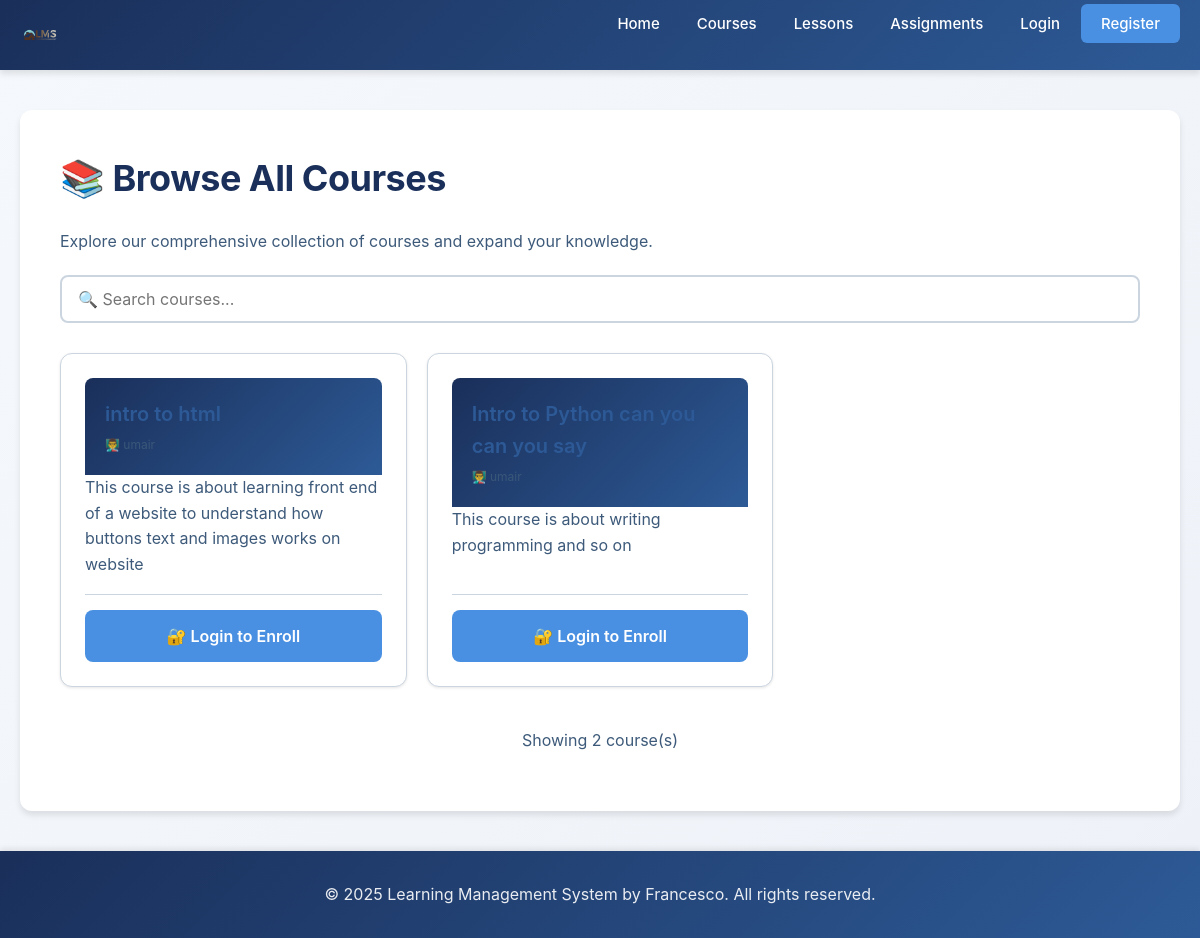
/course, run on an earlier commit of the app's database.
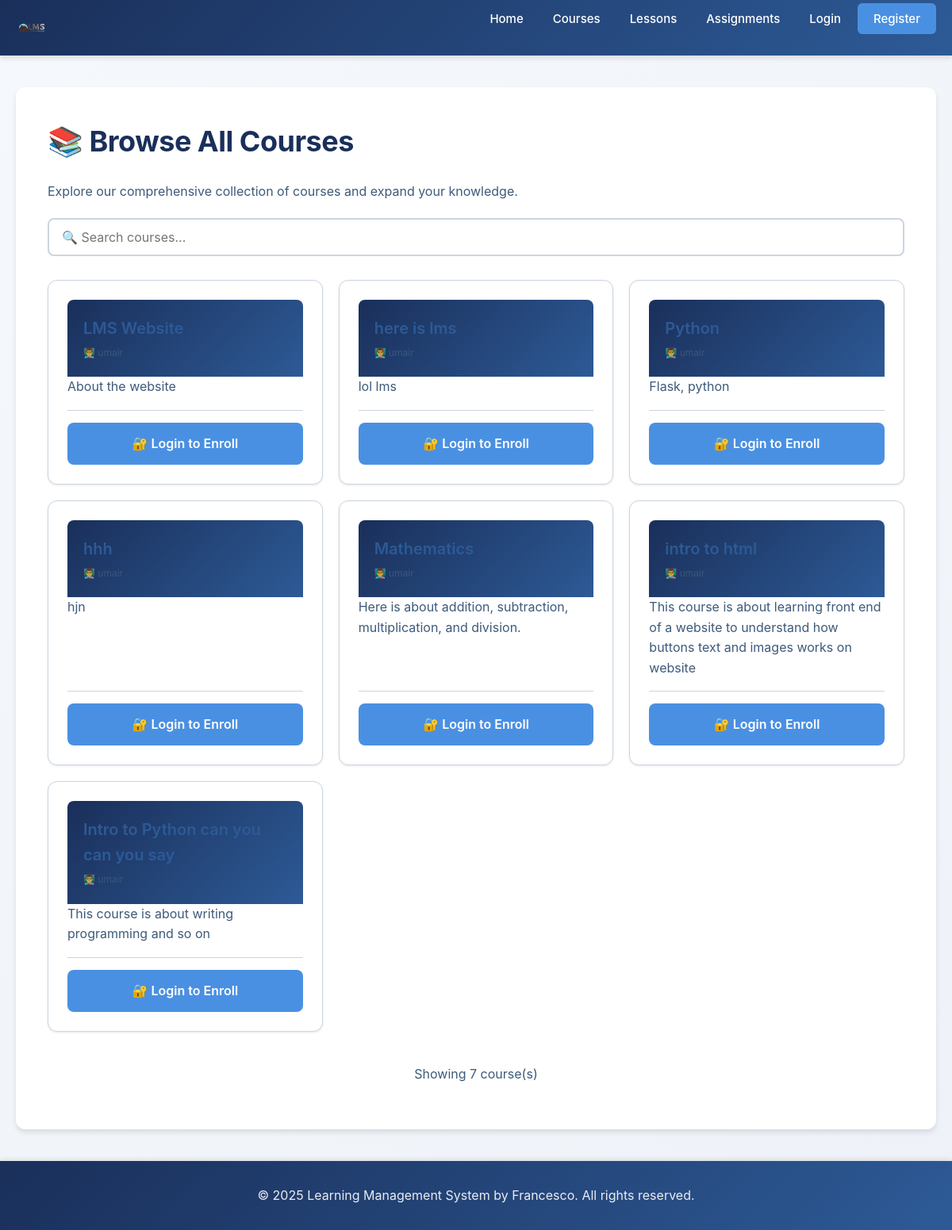
And on a later commit of the database.
### tables this page shows
CREATE TABLE courses (
            -- Unique identifier for each course
            id INTEGER PRIMARY KEY AUTOINCREMENT,
            -- Unique course ID number
            course_id INTEGER,
            -- Course title (must be unique)
            title TEXT NOT NULL UNIQUE,
            -- Description of what the course covers
            description TEXT,
            -- ID of the teacher who created this course
            teacher_id INTEGER,
            -- Timestamp when course was created
            created_at TIMESTAMP DEFAULT CURRENT_TIMESTAMP, course_type TEXT DEFAULT 'Self-Paced', duration TEXT DEFAULT 'Flexible', level TEXT DEFAULT 'Beginner',
            -- Foreign key linking to the teacher user
            FOREIGN KEY (teacher_id) REFERENCES users(id)
        );

CREATE TABLE users (
            -- Unique identifier for each user (auto-incrementing primary key)
            id INTEGER PRIMARY KEY AUTOINCREMENT,
            -- Username must be unique (no two users can have same username)
            username TEXT NOT NULL UNIQUE,
            -- Email must be unique (no two users can have same email)
            email TEXT NOT NULL UNIQUE,
            -- Password stored as hashed string (never plain text)
            password TEXT NOT NULL,
            -- Full name of the user
            full_name TEXT NOT NULL,
            -- User role: either 'student' or 'teacher'
            role TEXT NOT NULL DEFAULT 'student',
            -- Timestamp when account was created (automatic)
            created_at TIMESTAMP DEFAULT CURRENT_TIMESTAMP,
            -- Timestamp of last login
            last_login TIMESTAMP
        );

### app.py (the view, shortened to what this page needs)
@app.route("/course")
def course():
    enrolled_courses = []
    all_courses = []
    user_id = session.get('user_id')
    user_role = session.get('role')
    conn = None
    try:
        conn = get_db_connection()
        cursor = conn.cursor()
        cursor.execute("""
            SELECT c.id, c.title, c.description, c.course_id, u.full_name as teacher_name
            FROM courses c
            LEFT JOIN users u ON c.teacher_id = u.id
            ORDER BY c.id DESC
        """)
        all_courses = cursor.fetchall()
    except sqlite3.OperationalError:
        pass
    finally:
        if conn:
            conn.close()
    return render_template('course.html',
                         all_courses=all_courses,
                         enrolled_courses=enrolled_courses,
                         is_logged_in=user_id is not None,
                         is_student=user_role == 'student')

### templates/course.html (shortened to what this page needs)
{% extends 'base.html' %}
{% block content %}
    {% if is_student and enrolled_courses %}
        <h1>📚 Your Enrolled Courses</h1>
        <p>Continue your learning journey with the courses you're already taking.</p>
        <div style="margin: 20px 0; display: flex; gap: 10px;">
            <button id="enrolledTab" class="btn btn-primary" style="cursor: pointer;">✓ Enrolled Courses ({{ enrolled_courses | length }})</button>
            <button id="allTab" class="btn btn-secondary" style="cursor: pointer;">📖 All Courses</button>
        </div>
        <div id="enrolledSection">
            <div style="display: grid; grid-template-columns: repeat(auto-fill, minmax(300px, 1fr)); gap: 20px; margin-top: 30px;">
                {% for course in enrolled_courses %}
                    <div class="card" style="display: flex; flex-direction: column; border-left: 5px solid var(--accent-blue);">
                        <div style="background: linear-gradient(135deg, var(--primary-navy), var(--primary-blue)); padding: 20px; color: white; border-radius: 8px 8px 0 0;">
                            <h3 style="margin: 0; font-size: 20px;">{{ course.title }}</h3>
                            <p style="margin: 5px 0 0 0; font-size: 12px; opacity: 0.9;">👨‍🏫 {{ course.teacher_name or 'Instructor' }}</p>
                        </div>
                        <div class="card-body" style="flex: 1; display: flex; flex-direction: column;">
                            <p style="color: var(--medium-text); line-height: 1.6;">{{ course.description or 'No description available.' }}</p>
                            <div style="margin: 15px 0; padding: 15px; background: var(--bg-light); border-radius: 6px;">
                                <small style="color: var(--medium-text);">📊 Progress: {{ course.progress or 0 }}%</small>
                                <div style="background: #ddd; border-radius: 4px; height: 8px; margin-top: 8px; overflow: hidden;">
                                    <div style="background: var(--accent-blue); height: 100%; transition: width 0.3s; --progress: {{ course.progress or 0 }}%; width: calc(var(--progress));"></div>
                                </div>
                            </div>
                            <p class="text-muted"><small>Enrolled: {{ course.enrolled_at or 'Recently' }}</small></p>
                            <div style="display: flex; gap: 10px; margin-top: auto; padding-top: 15px; border-top: 1px solid var(--border-color);">
                                <a href="{{ url_for('learn_course', course_id=course.id) }}" class="btn btn-primary" style="flex: 1; text-align: center;">
                                    📚 Continue Learning
                                </a>
                                <a href="{{ url_for('course') }}#allTab" class="btn btn-secondary" style="flex: 1; text-align: center;">
                                    📖 More Courses
                                </a>
                            </div>
                        </div>
                    </div>
                {% endfor %}
            </div>
        </div>
        <div id="allSection" style="display: none;">
            <h2 style="margin-top: 30px;">📖 All Available Courses</h2>
            <p>Expand your skills by enrolling in additional courses.</p>
            <div style="margin: 20px 0;">
                <input type="text" class="searchInput" placeholder="🔍 Search courses..." style="width: 100%; padding: 12px 16px; border: 2px solid var(--border-color); border-radius: 8px; font-size: 16px;">
            </div>
            <div style="display: grid; grid-template-columns: repeat(auto-fill, minmax(300px, 1fr)); gap: 20px; margin-top: 30px;">
                {% for course in all_courses %}
                    <div class="card course-card" style="display: flex; flex-direction: column;">
                        <div style="background: linear-gradient(135deg, var(--primary-navy), var(--primary-blue)); padding: 20px; color: white; border-radius: 8px 8px 0 0;">
                            <h3 style="margin: 0; font-size: 20px;">{{ course.title }}</h3>
                            <p style="margin: 5px 0 0 0; font-size: 12px; opacity: 0.9;">👨‍🏫 {{ course.teacher_name or 'Instructor' }}</p>
                        </div>
                        <div class="card-body" style="flex: 1; display: flex; flex-direction: column;">
                            <p style="color: var(--medium-text); line-height: 1.6;">{{ course.description or 'No description available.' }}</p>
                            <div style="margin-top: auto; padding-top: 15px; border-top: 1px solid var(--border-color);">
                                <div style="display: flex; gap: 10px;">
                                    <a href="{{ url_for('enroll_course', course_id=course.id) }}" class="btn btn-primary" style="flex: 1; text-align: center;">
                                        ➕ Enroll Now
                                    </a>
                                </div>
                            </div>
                        </div>
                    </div>
                {% endfor %}
            </div>
        </div>
    {% else %}
        <h1>📚 Browse All Courses</h1>
        <p>Explore our comprehensive collection of courses and expand your knowledge.</p>
        <div style="margin: 20px 0;">
            <input type="text" id="searchInput" placeholder="🔍 Search courses..." style="width: 100%; padding: 12px 16px; border: 2px solid var(--border-color); border-radius: 8px; font-size: 16px;">
        </div>
        {% if all_courses %}
            <div style="display: grid; grid-template-columns: repeat(auto-fill, minmax(300px, 1fr)); gap: 20px; margin-top: 30px;">
                {% for course in all_courses %}
                    <div class="card course-card" style="display: flex; flex-direction: column;">
                        <div style="background: linear-gradient(135deg, var(--primary-navy), var(--primary-blue)); padding: 20px; color: white; border-radius: 8px 8px 0 0;">
                            <h3 style="margin: 0; font-size: 20px;">{{ course.title }}</h3>
                            <p style="margin: 5px 0 0 0; font-size: 12px; opacity: 0.9;">👨‍🏫 {{ course.teacher_name or 'Instructor' }}</p>
                        </div>
                        <div class="card-body" style="flex: 1; display: flex; flex-direction: column;">
                            <p style="color: var(--medium-text); line-height: 1.6;">{{ course.description or 'No description available for this course.' }}</p>
                            <div style="margin-top: auto; padding-top: 15px; border-top: 1px solid var(--border-color);">
                                <div style="display: flex; gap: 10px;">
                                    {% if is_logged_in and is_student %}
                                        <a href="{{ url_for('enroll_course', course_id=course.id) }}" class="btn btn-primary" style="flex: 1; text-align: center;">
                                            ➕ Enroll Now
                                        </a>
                                    {% else %}
                                        <a href="{{ url_for('login') }}" class="btn btn-primary" style="flex: 1; text-align: center;">
                                            🔐 Login to Enroll
                                        </a>
                                    {% endif %}
                                </div>
                            </div>
                        </div>
                    </div>
                {% endfor %}
            </div>
            <div style="margin-top: 40px; text-align: center; color: var(--light-text);">
                <p>Showing {{ all_courses | length }} course(s)</p>
            </div>
        {% endif %}
    {% endif %}
{% endblock %}

### templates/base.html (shortened to what this page needs)
<!DOCTYPE html>
<html lang="en">
<head>
    <link rel="stylesheet" href="{{ url_for('static', filename='style.css') }}">
</head>
<body>
    <nav class="navbar">
        <div class="nav-container">
            <div class="nav-logo">
                <a href="{{ url_for('home') }}" style="display: flex; align-items: center; gap: 8px; text-decoration: none; color: white; font-weight: 600; font-size: 18px;">
                    <img src="{{ url_for('static', filename='images/download.svg') }}" alt="LMS Logo" style="width: 40px; height: 40px;">
                </a>
            </div>
            <ul class="nav-menu">
                <li class="nav-item">
                    <a href="{{ url_for('home') }}" class="nav-link">Home</a>
                </li>
                <li class="nav-item">
                    <a href="{{ url_for('course') }}" class="nav-link">Courses</a>
                </li>
                <li class="nav-item">
                    <a href="{{ url_for('lessons') }}" class="nav-link">Lessons</a>
                </li>
                <li class="nav-item">
                    <a href="{{ url_for('assignments') }}" class="nav-link">Assignments</a>
                </li>
                {% if session.get('user_id') %}
                    {% if session.get('role') == 'teacher' %}
                        <li class="nav-item">
                            <a href="{{ url_for('create_course') }}" class="nav-link" style="color: #4a90e2; font-weight: 600;">➕ Add Course</a>
                        </li>
                        <li class="nav-item">
                            <a href="{{ url_for('teacher_dashboard') }}#create-assignment" class="nav-link" style="color: #ffd166; font-weight: 600;">➕ Create Assignment</a>
                        </li>
                    {% else %}
                        <li class="nav-item">
                            <a href="{{ url_for('my_assignments') }}" class="nav-link" style="color: #4a90e2; font-weight: 600;">📋 My Assignments</a>
                        </li>
                    {% endif %}
                    <li class="nav-item">
                        <a href="{{ url_for('notifications') }}" class="nav-link" style="position: relative; display: flex; align-items: center; gap: 5px;">
                            🔔 Notifications
                            {% if session.get('role') == 'student' %}
                                <span id="unread-badge" style="display: none; background: #e74c3c; color: white; border-radius: 50%; width: 20px; height: 20px; font-size: 11px; font-weight: bold; display: flex; align-items: center; justify-content: center; margin-left: 3px;"></span>
                            {% endif %}
                        </a>
                    </li>
                    <li class="nav-item" style="margin-left: auto;">
                        <span class="nav-link" style="cursor: default; font-weight: 600;">
                            {% if session.get('role') == 'teacher' %}
                                👨‍🏫 {{ session.get('full_name') }} (Teacher)
                            {% else %}
                                👤 {{ session.get('full_name') }} (Student)
                            {% endif %}
                        </span>
                    </li>
                    <li class="nav-item">
                        <a href="{{ url_for('logout') }}" class="nav-link nav-link-btn">Logout</a>
                    </li>
                {% else %}
                    <li class="nav-item">
                        <a href="{{ url_for('login') }}" class="nav-link">Login</a>
                    </li>
                    <li class="nav-item">
                        <a href="{{ url_for('register') }}" class="nav-link nav-link-btn">Register</a>
                    </li>
                {% endif %}
            </ul>
        </div>
    </nav>
    <main class="main-content">
        <section class="content">
            {% block content %}{% endblock %}
        </section>
    </main>
    <footer class="footer">
        <div class="footer-container">
            <p>&copy; 2025 Learning Management System by Francesco. All rights reserved.</p>
        </div>
    </footer>
</body>
</html>

What changed in the data, as far as the page shows it:
added courses: title "LMS Website", full_name "umair", description "About the website"
added courses: title "here is lms", full_name "umair", description "lol lms"
added courses: title "Python", full_name "umair", description "Flask, python"
added courses: title "hhh", full_name "umair", description "hjn"
added courses: title "Mathematics", full_name "umair", description "Here is about addition, subtraction, multiplication, and division."
Also different on the page:
{{ all_courses | length }}: "2" → "7"
